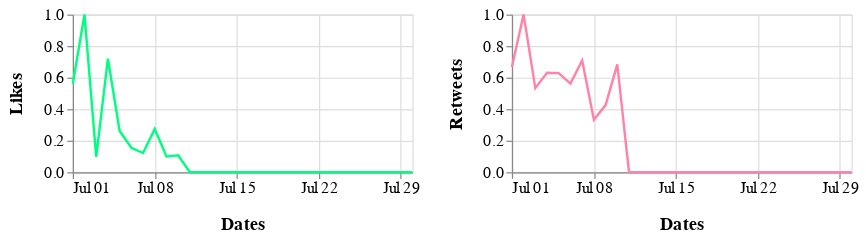

The notebook cell this image was saved under:
### Markdown cell above
## July 2020

### Code cell
alt.hconcat(c1_jul, c2_jul).configure_axis(
    labelFontSize=13,
    titleFontSize=15,
    titlePadding=15
)

### Figure 1 — Vega-Lite specification as saved in the notebook (floating-point values rounded to 4 significant figures)
{"config": {"view": {"continuousWidth": 400, "continuousHeight": 300}, "axis": {"labelFontSize": 13, "titleFontSize": 15, "titlePadding": 15}}, "hconcat": [{"data": {"name": "data-3cba55443ac7eac5fa52c0dc4449c985"}, "mark": "line", "encoding": {"color": {"value": "#00FF7F"}, "x": {"type": "temporal", "field": "Dates", "timeUnit": "monthdate", "title": "Dates"}, "y": {"type": "quantitative", "field": "Likes"}}, "height": 130, "width": 280}, {"data": {"name": "data-23c1c5a8ea93e0e528eb1eb21a7b7a2b"}, "mark": "line", "encoding": {"color": {"value": "#FF83A8"}, "x": {"type": "temporal", "field": "Dates", "timeUnit": "monthdate", "title": "Dates"}, "y": {"type": "quantitative", "field": "Retweets"}}, "height": 130, "width": 280}], "$schema": "https://vega.github.io/schema/vega-lite/v4.8.1.json", "datasets": {"data-3cba55443ac7eac5fa52c0dc4449c985": [{"Dates": "2020-07-01T00:00:00", "Likes": 0.5592}, {"Dates": "2020-07-02T00:00:00", "Likes": 1.0}, {"Dates": "2020-07-03T00:00:00", "Likes": 0.09704}, {"Dates": "2020-07-04T00:00:00", "Likes": 0.72}, {"Dates": "2020-07-05T00:00:00", "Likes": 0.2612}, {"Dates": "2020-07-06T00:00:00", "Likes": 0.1554}, {"Dates": "2020-07-07T00:00:00", "Likes": 0.1221}, {"Dates": "2020-07-08T00:00:00", "Likes": 0.274}, {"Dates": "2020-07-09T00:00:00", "Likes": 0.1002}, {"Dates": "2020-07-10T00:00:00", "Likes": 0.107}, {"Dates": "2020-07-11T00:00:00", "Likes": 0.0}, {"Dates": "2020-07-12T00:00:00", "Likes": 0.0}, {"Dates": "2020-07-13T00:00:00", "Likes": 0.0}, {"Dates": "2020-07-14T00:00:00", "Likes": 0.0}, {"Dates": "2020-07-15T00:00:00", "Likes": 0.0}, {"Dates": "2020-07-16T00:00:00", "Likes": 0.0}, {"Dates": "2020-07-17T00:00:00", "Likes": 0.0}, {"Dates": "2020-07-18T00:00:00", "Likes": 0.0}, {"Dates": "2020-07-19T00:00:00", "Likes": 0.0}, {"Dates": "2020-07-20T00:00:00", "Likes": 0.0}, {"Dates": "2020-07-21T00:00:00", "Likes": 0.0}, {"Dates": "2020-07-22T00:00:00", "Likes": 0.0}, {"Dates": "2020-07-23T00:00:00", "Likes": 0.0}, {"Dates": "2020-07-24T00:00:00", "Likes": 0.0}, {"Dates": "2020-07-25T00:00:00", "Likes": 0.0}, {"Dates": "2020-07-26T00:00:00", "Likes": 0.0}, {"Dates": "2020-07-27T00:00:00", "Likes": 0.0}, {"Dates": "2020-07-28T00:00:00", "Likes": 0.0}, {"Dates": "2020-07-29T00:00:00", "Likes": 0.0}, {"Dates": "2020-07-30T00:00:00", "Likes": 0.0}], "data-23c1c5a8ea93e0e528eb1eb21a7b7a2b": [{"Dates": "2020-07-01T00:00:00", "Retweets": 0.6671}, {"Dates": "2020-07-02T00:00:00", "Retweets": 1.0}, {"Dates": "2020-07-03T00:00:00", "Retweets": 0.5335}, {"Dates": "2020-07-04T00:00:00", "Retweets": 0.6311}, {"Dates": "2020-07-05T00:00:00", "Retweets": 0.6286}, {"Dates": "2020-07-06T00:00:00", "Retweets": 0.5623}, {"Dates": "2020-07-07T00:00:00", "Retweets": 0.7085}, {"Dates": "2020-07-08T00:00:00", "Retweets": 0.3331}, {"Dates": "2020-07-09T00:00:00", "Retweets": 0.426}, {"Dates": "2020-07-10T00:00:00", "Retweets": 0.6839}, {"Dates": "2020-07-11T00:00:00", "Retweets": 0.0}, {"Dates": "2020-07-12T00:00:00", "Retweets": 0.0}, {"Dates": "2020-07-13T00:00:00", "Retweets": 0.0}, {"Dates": "2020-07-14T00:00:00", "Retweets": 0.0}, {"Dates": "2020-07-15T00:00:00", "Retweets": 0.0}, {"Dates": "2020-07-16T00:00:00", "Retweets": 0.0}, {"Dates": "2020-07-17T00:00:00", "Retweets": 0.0}, {"Dates": "2020-07-18T00:00:00", "Retweets": 0.0}, {"Dates": "2020-07-19T00:00:00", "Retweets": 0.0}, {"Dates": "2020-07-20T00:00:00", "Retweets": 0.0}, {"Dates": "2020-07-21T00:00:00", "Retweets": 0.0}, {"Dates": "2020-07-22T00:00:00", "Retweets": 0.0}, {"Dates": "2020-07-23T00:00:00", "Retweets": 0.0}, {"Dates": "2020-07-24T00:00:00", "Retweets": 0.0}, {"Dates": "2020-07-25T00:00:00", "Retweets": 0.0}, {"Dates": "2020-07-26T00:00:00", "Retweets": 0.0}, {"Dates": "2020-07-27T00:00:00", "Retweets": 0.0}, {"Dates": "2020-07-28T00:00:00", "Retweets": 0.0}, {"Dates": "2020-07-29T00:00:00", "Retweets": 0.0}, {"Dates": "2020-07-30T00:00:00", "Retweets": 0.0}]}}
